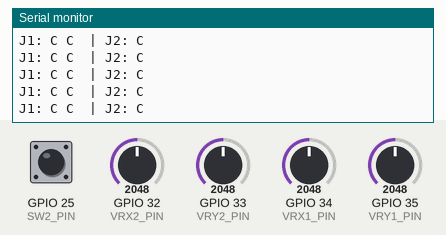
Simulated run of this sketch. Board: ESP32. Shown: the last lines printed to the serial monitor. Inputs (shaded band) come from the test bench; at power-on: GPIO 32 (VRX2_PIN) = 2048, GPIO 34 (VRX1_PIN) = 2048, GPIO 35 (VRY1_PIN) = 2048, GPIO 25 (SW2_PIN) HIGH, GPIO 33 (VRY2_PIN) = 2048.

Above: at 1.2 s.
1.3 s: GPIO 32 (VRX2_PIN) set to 2232
2.8 s: GPIO 32 (VRX2_PIN) set to 2358
At 3.01 s:
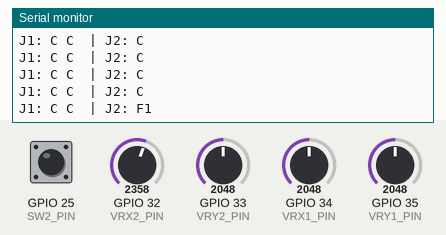
4.8 s: GPIO 34 (VRX1_PIN) set to 2268
At 4.82 s:
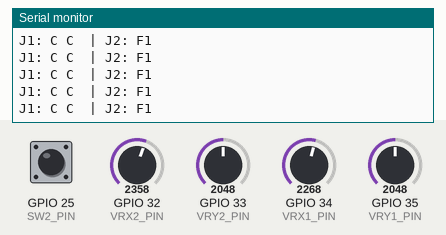
6.3 s: GPIO 34 (VRX1_PIN) set to 2354
At 6.51 s:
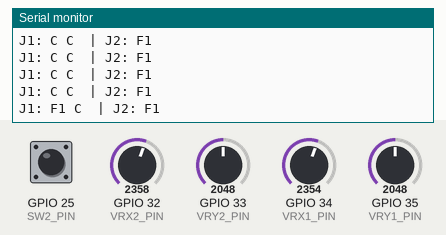
8.3 s: GPIO 35 (VRY1_PIN) set to 2426
At 8.32 s:
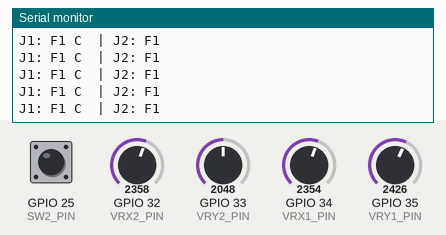
9.8 s: GPIO 35 (VRY1_PIN) set to 2571
At 10.01 s:
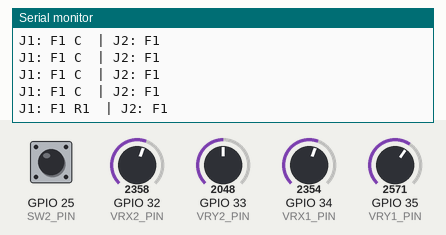

The sketch:

remote_without_espnow.ino
```cpp
// ================= JOYSTICK 1 =================
const int VRX1_PIN = 34;
const int VRY1_PIN = 35;

// ================= JOYSTICK 2 =================
const int VRX2_PIN = 32;
const int VRY2_PIN = 33;
const int SW2_PIN  = 25;

// ================= STATES =================
enum XState {
  BACKWARD_L2 = -2,
  BACKWARD_L1 = -1,
  CENTER_X    = 0,
  FORWARD_L1  = 1,
  FORWARD_L2  = 2
};

enum YState {
  LEFT_L2  = -2,
  LEFT_L1  = -1,
  CENTER_Y = 0,
  RIGHT_L1 = 1,
  RIGHT_L2 = 2
};

enum Y3State {
  CLOSE    = -1,
  CENTER_Y2 = 0,
  OPEN     = 1
};

// ================= MODE =================
bool mode = 0; // 0 = X, 1 = Y (open/close)

// ================= DEBOUNCE =================
bool lastStableState = HIGH;
bool lastReading = HIGH;
unsigned long lastDebounceTime = 0;
const int debounceDelay = 50;

// ================= FUNCTIONS =================

// Joystick 1 X (F/B)
XState getX1State(int value) {
  if (value < 1000) return BACKWARD_L2;
  else if (value < 1500) return BACKWARD_L1;
  else if (value < 2300) return CENTER_X;
  else if (value < 3500) return FORWARD_L1;
  else return FORWARD_L2;
}

// Joystick 1 Y (L/R)
YState getY1State(int value) {
  if (value < 800) return LEFT_L2;
  else if (value < 1600) return LEFT_L1;
  else if (value < 2500) return CENTER_Y;
  else if (value < 3300) return RIGHT_L1;
  else return RIGHT_L2;
}

// Joystick 2 X (same 5 levels)
XState getX2State(int value) {
  if (value < 1000) return BACKWARD_L2;
  else if (value < 1500) return BACKWARD_L1;
  else if (value < 2300) return CENTER_X;
  else if (value < 3500) return FORWARD_L1;
  else return FORWARD_L2;
}

// Joystick 2 Y (OPEN/CLOSE)
Y3State getY2State(int value) {
  if (value < 1500) return CLOSE;
  else if (value < 2600) return CENTER_Y2;
  else return OPEN;
}

// Button handler
void handleButton() {
  bool reading = digitalRead(SW2_PIN);

  if (reading != lastReading) {
    lastDebounceTime = millis();
  }

  if ((millis() - lastDebounceTime) > debounceDelay) {
    if (reading != lastStableState) {
      lastStableState = reading;

      if (lastStableState == LOW) {
        mode = !mode;
        Serial.print("Mode Changed → ");
        Serial.println(mode == 0 ? "X MODE" : "Y MODE (OPEN/CLOSE)");
      }
    }
  }

  lastReading = reading;
}

// ================= SETUP =================
void setup() {
  Serial.begin(115200);

  pinMode(SW2_PIN, INPUT_PULLUP);
  analogSetAttenuation(ADC_11db);

  Serial.println("System Ready...");
}

// ================= LOOP =================
void loop() {

  handleButton();

  // -------- JOYSTICK 1 --------
  int x1 = analogRead(VRX1_PIN);
  int y1 = analogRead(VRY1_PIN);

  XState x1State = getX1State(x1);
  YState y1State = getY1State(y1);

  // -------- JOYSTICK 2 --------
  int x2 = analogRead(VRX2_PIN);
  int y2 = analogRead(VRY2_PIN);

  Serial.print("J1: ");

  // X1 Output
  switch (x1State) {
    case BACKWARD_L2: Serial.print("B2 "); break;
    case BACKWARD_L1: Serial.print("B1 "); break;
    case CENTER_X:    Serial.print("C ");  break;
    case FORWARD_L1:  Serial.print("F1 "); break;
    case FORWARD_L2:  Serial.print("F2 "); break;
  }

  // Y1 Output
  switch (y1State) {
    case LEFT_L2:  Serial.print("L2 "); break;
    case LEFT_L1:  Serial.print("L1 "); break;
    case CENTER_Y: Serial.print("C ");  break;
    case RIGHT_L1: Serial.print("R1 "); break;
    case RIGHT_L2: Serial.print("R2 "); break;
  }

  Serial.print(" | J2: ");

  // -------- JOYSTICK 2 MODE --------
  if (mode == 0) {
    XState x2State = getX2State(x2);

    switch (x2State) {
      case BACKWARD_L2: Serial.println("B2"); break;
      case BACKWARD_L1: Serial.println("B1"); break;
      case CENTER_X:    Serial.println("C");  break;
      case FORWARD_L1:  Serial.println("F1"); break;
      case FORWARD_L2:  Serial.println("F2"); break;
    }

  } else {
    Y3State y2State = getY2State(y2);

    switch (y2State) {
      case CLOSE:    Serial.println("CLOSE"); break;
      case CENTER_Y2:Serial.println("CENTER"); break;
      case OPEN:     Serial.println("OPEN"); break;
    }
  }

  delay(120);
}
```

Measured:
- the behaviour switches between 2299 and 2300 on GPIO 32 (VRX2_PIN) (found by bisection; images 0 and 1)
- the behaviour switches between 2299 and 2300 on GPIO 34 (VRX1_PIN) (found by bisection; images 2 and 3)
- the behaviour switches between 2499 and 2500 on GPIO 35 (VRY1_PIN) (found by bisection; images 4 and 5)
- after the input at 2.8 s, the serial monitor: prints a new line after 0.10 s (image 1)
- after the input at 6.3 s, the serial monitor: prints a new line after 0.09 s (image 3)
- after the input at 9.8 s, the serial monitor: prints a new line after 0.09 s (image 5)
